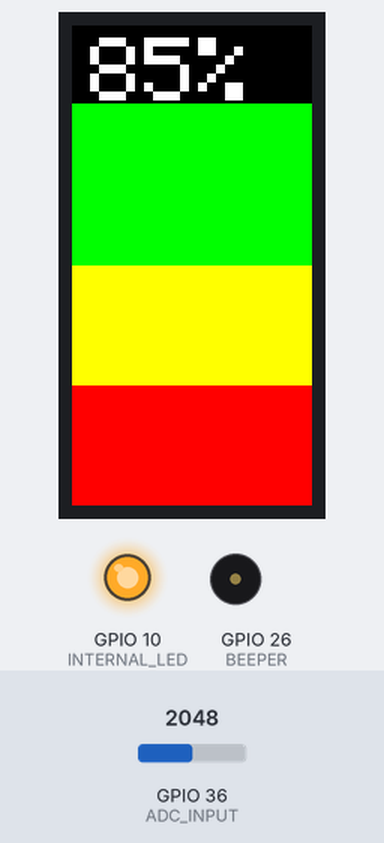
This program was run on a simulated ESP32. On the bench: 80×160 colour display, output pins drawn as LEDs (lit = HIGH), buzzer (waves = sounding, pin HIGH). The inputs (shaded band) are chosen by the test bench; at power-on: GPIO 36 (ADC_INPUT) = 2048. WiFi joins after 1.5 s; servers stay silent unless stated; what the program prints to the serial monitor is not drawn.

Above: at 3.9 s.
4.0 s: GPIO 36 (ADC_INPUT) set to 1979
At 5.2 s:
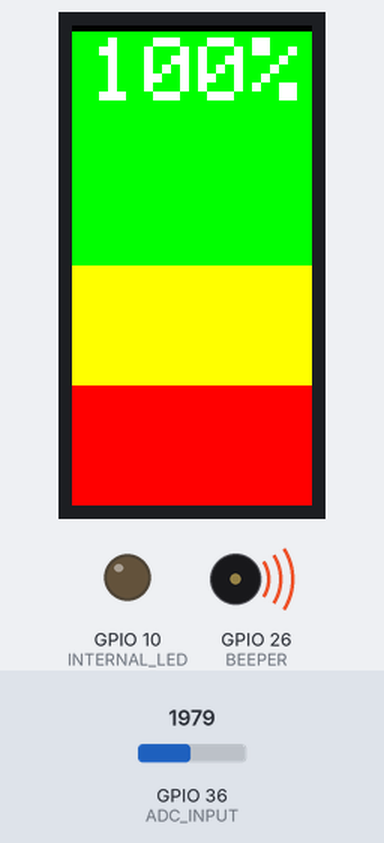
5.7 s: GPIO 36 (ADC_INPUT) set to 2866
At 6.7 s:
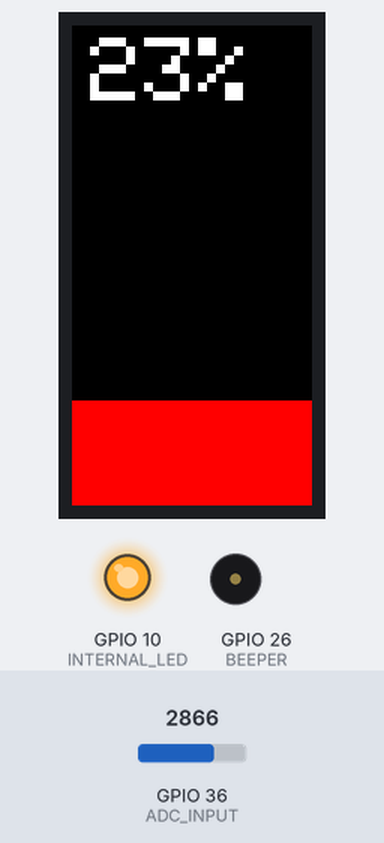
7.3 s: GPIO 36 (ADC_INPUT) set to 3603
At 8.3 s:
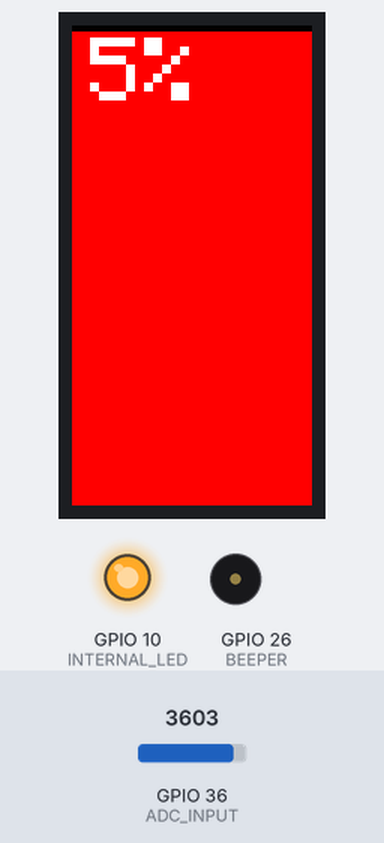
8.8 s: GPIO 36 (ADC_INPUT) set to 1228
At 9.4 s:
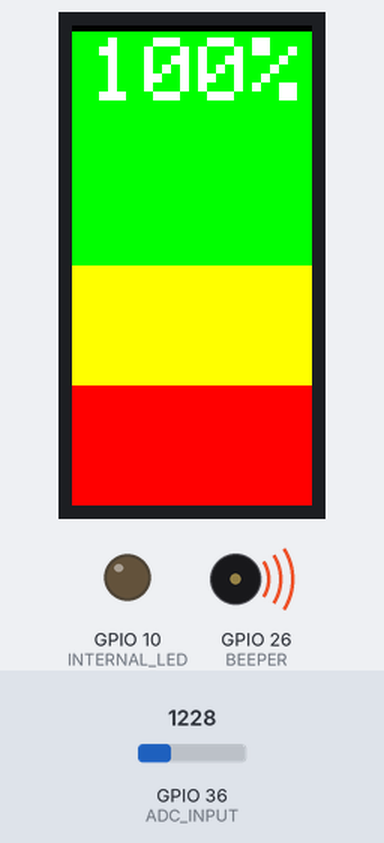
10.3 s: GPIO 36 (ADC_INPUT) set to 2047
At 11.8 s:
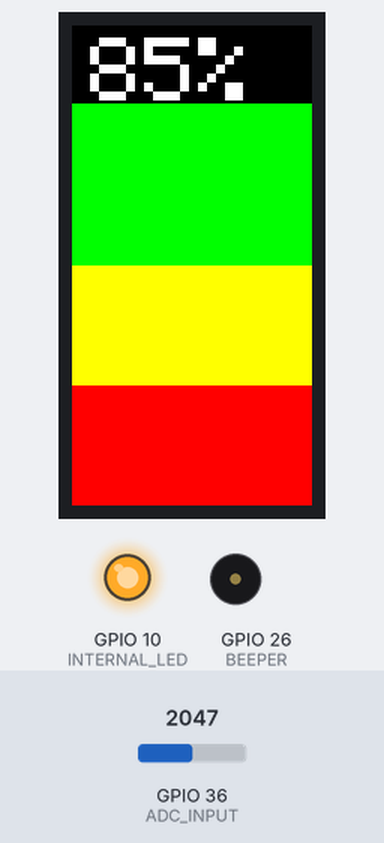
Timing chart, 0 to 12.9 s (numbered marks = the images above; inputs shaded):
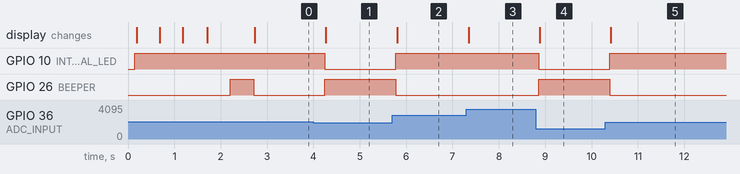

The program:

main.cpp
```cpp
// (licence header left out)
#include <M5StickC.h>
#include <WiFi.h>
//this is version 5 of ArduinoJson. Some day I'll port to version 6 ....
#include <ArduinoJson.h>
#include <WiFiUdp.h>
#include <driver/adc.h>
#include <esp_adc_cal.h>

#define ADC_INPUT 36 //pin 36
#define BEEPER 26 //pin 26
#define INTERNAL_LED 10 //internal led
#define SAMPLES 1000 //sample every second

esp_adc_cal_characteristics_t *adc_chars = new esp_adc_cal_characteristics_t;

WiFiUDP udp;

const char* ssid = "CASANET";
const char* password = "margaritaville";
IPAddress sigkserverip(10,10,10,1);
uint16_t sigkserverport = 55561;
int raw = 0; //this is the reading from the analog pin
int rawOld = 0; //this is the last reading of the analog pin
byte sendSig_Flag = 1;
//comment out the other tank
char* sensorKey = "tanks.freshWater.forwardTank.currentLevel";
//char* sensorKey = "tanks.freshWater.starboardTank.currentLevel";

// Function delcarations, needed for PlatformIO
void setup_wifi();
void clearscreen();
void testUDP();
void sendSigK(String sigKey, float data);
void reader();
void drawscale(float scaleLevel, float level);
int adjustLevel(int currentLevel);

void setup_wifi() {
  delay(10);
  Serial.println();
  Serial.print("Connecting ");
  WiFi.begin(ssid, password);
  int reset_index = 0;
  clearscreen();
  M5.Lcd.println(" WiFi Connect");
  M5.Lcd.print(" ");
  M5.Lcd.println(ssid);
  while (WiFi.status() != WL_CONNECTED) {
    delay(500);
    Serial.print(".");
    M5.Lcd.print(".");
    //If WiFi doesn't connect in 60 seconds, do a software reset
    reset_index ++;
    if (reset_index > 60) {
      Serial.println("WIFI Failed - restarting");
      clearscreen();
      M5.Lcd.println(" WiFi Failed");
      M5.Lcd.println(" Restarting");
      delay(1000);
      ESP.restart();
    }
    if (WiFi.status() == WL_CONNECTED) {
      clearscreen();
      M5.Lcd.println(" WiFi");
      M5.Lcd.println(" Connected");
      M5.Lcd.println(WiFi.localIP());
      delay(500);
    }
  }
}

void clearscreen() {
  M5.Lcd.fillScreen(BLACK);
  M5.Lcd.setTextColor(WHITE ,BLACK);
  M5.Lcd.setTextSize(2);
  M5.Lcd.setCursor(0,0);
}

// send signalk data over UDP - thanks to PaddyB!
void sendSigK(String sigKey, float data)
{
 if (sendSig_Flag == 1)
 {
   DynamicJsonBuffer jsonBuffer;
   String deltaText;

   //  build delta message
   JsonObject &delta = jsonBuffer.createObject();

   //updated array
   JsonArray &updatesArr = delta.createNestedArray("updates");
   JsonObject &thisUpdate = updatesArr.createNestedObject();   //Json Object nested inside delta [...
   JsonArray &values = thisUpdate.createNestedArray("values"); // Values array nested in delta[ values....
   JsonObject &thisValue = values.createNestedObject();
   thisValue["path"] = sigKey;
   thisValue["value"] = data;
   thisUpdate["Source"] = "WaterSensors";

   // Send UDP packet
   udp.beginPacket(sigkserverip, sigkserverport);
   delta.printTo(udp);
   udp.println();
   udp.endPacket();
   delta.printTo(Serial);
   Serial.println();
 }
}

// Kludge to adjust for level guage that is non-linear
int adjustLevel(int currentLevel) {
  int newLevel;
  if (currentLevel < 15)
    newLevel = 0;
  else if (currentLevel < 35)
    newLevel = 5;
  else if (currentLevel < 50)
    newLevel = 15;
  else if (currentLevel < 58)
    newLevel = 23;
  else if (currentLevel < 68)
    newLevel = 30;
  else if (currentLevel < 78)
    newLevel = 45;
  else if (currentLevel < 85)
    newLevel = 60;
  else if (currentLevel < 90)
    newLevel = 70;
  else if (currentLevel < 94)
    newLevel = 78;
  else if (currentLevel < 98)
    newLevel = 85;
  else
    newLevel = 100;

  return newLevel;
}

void setup(void) {
  M5.begin();
  Serial.begin(115200);
  while (!Serial) continue;
  M5.Lcd.setRotation(1);
  //prep the onboard led, then turn it off
  pinMode(INTERNAL_LED, OUTPUT);
  digitalWrite(INTERNAL_LED, HIGH);
  //test sounder
  pinMode(BEEPER, OUTPUT);
  digitalWrite(BEEPER, LOW);
  setup_wifi();
  //sound beeper when wifi connects
  digitalWrite(BEEPER, HIGH);
  delay(500);
  digitalWrite(BEEPER, LOW);
  Serial.println("Setup Complete");
}

void drawscale(float scaleLevel, float level) {
  M5.Lcd.setRotation(4);
  M5.Lcd.fillRect(0,2,80,80,GREEN);
  M5.Lcd.fillRect(0,120,80,40,RED);
  M5.Lcd.fillRect(0,80,80,40,YELLOW);
  if ((int)scaleLevel < 150){
    M5.Lcd.fillRect(0,2,80,(int)scaleLevel,BLACK);
  }
  else {
    M5.Lcd.fillRect(0,2,80,(int)scaleLevel,RED);
  }
  M5.Lcd.setTextColor(WHITE);
  M5.Lcd.setTextSize(3);
  M5.Lcd.setCursor(6,4);
  M5.Lcd.print((int)level);
  M5.Lcd.print("%");
}

void reader() {
    // Read the level
    // at the board, 0% full is 3.23V. 100% full is 1.72V
    // analog output 100% = 1969 (round to 1970) 0% = 4095
    // 3.3V--(level sensor 185 to 0 ohms)--GPIO36(ADC_INPUT)--/\/\/\/\(220ohms)--GND
    //
    float level = 0;
    float meterLevel = 0;
    raw = analogRead(ADC_INPUT);
    Serial.print("analog read: ");
    Serial.println(raw);
    //level = ((float)raw / 1712) * 100;
    level = (1 - (((float)raw - 1970) / 2125)) * 100;
    // Adjust for non-linear guage
    level = adjustLevel(level);
    if ((raw/10) != (rawOld/10)) {
      rawOld = raw;
      Serial.print(raw);
      Serial.print(" ");
      Serial.println(rawOld);
      //The M5Stick screen is 160 px high, so we'll adjust to that.
      meterLevel = 160-(level*1.6);
      Serial.println(meterLevel);
      //If the level is zero, the screen will be completely black. We want to know
      //if we are actually at zero, so we'll turn the screen completely red
      if (level >= 100){
        level = 100;
        //turn on the led to show 100% full
        digitalWrite(INTERNAL_LED, LOW);
        digitalWrite(BEEPER, HIGH);
      }
      else {
        digitalWrite(INTERNAL_LED, HIGH);
        digitalWrite(BEEPER, LOW);
      }
      drawscale(meterLevel, level);
      Serial.println((int)level);
    }
    //little kludge to prevent temp and resistor variaions from making
    //level greater than 100%
    sendSigK(sensorKey, level/100); //send percent level via UDP
}

void loop(void) {
  reader();
  delay(500);
  if (WiFi.status() != WL_CONNECTED) {
    setup_wifi();
  }
}
```

Measured:
- the behaviour switches between 2013 and 2012 on GPIO 36 (ADC_INPUT) (found by bisection; images 0 and 1)
- after the input at 4.0 s, GPIO 10 (INTERNAL_LED): HIGH → LOW after 0.24 s; GPIO 26 (BEEPER): LOW → HIGH after 0.24 s; the display: changes after 0.26 s (image 1)
- after the input at 5.7 s, GPIO 10 (INTERNAL_LED): LOW → HIGH after 0.07 s; GPIO 26 (BEEPER): HIGH → LOW after 0.07 s; the display: changes after 0.10 s (image 2)
- after the input at 7.3 s, the display: changes after 0.05 s (image 3)
- after the input at 8.8 s, GPIO 10 (INTERNAL_LED): HIGH → LOW after 0.06 s; GPIO 26 (BEEPER): LOW → HIGH after 0.06 s; the display: changes after 0.08 s (image 4)
- after the input at 10.3 s, GPIO 10 (INTERNAL_LED): LOW → HIGH after 0.09 s; GPIO 26 (BEEPER): HIGH → LOW after 0.09 s; the display: changes after 0.11 s (image 5)
